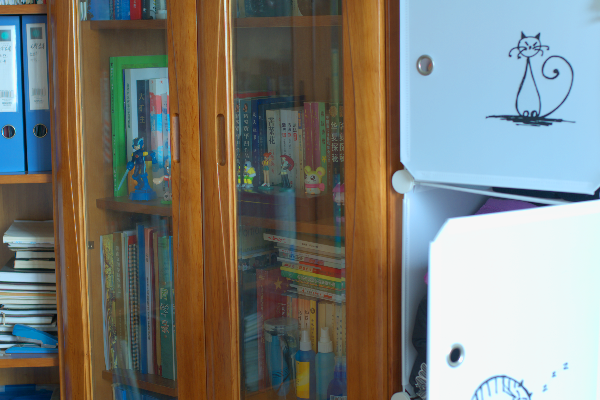
#> input picture 实验3 图像低光增强/SSR/high/1.png, 600 x 400 px, found by its file name
$ python eval.py
#> lines starting #> are read from the running program, lines starting #| are printed output that depends on the picture; long printed decimals are rounded
import cv2
import numpy as np
from skimage.metrics import structural_similarity as ssim

# 计算 PSNR
def calculate_psnr(original, enhanced):
    mse = np.mean((original - enhanced) ** 2)  # 均方误差
    if mse == 0:
        return 100  # 没有差异，PSNR为100
    max_pixel = 255.0
    psnr = 10 * np.log10((max_pixel ** 2) / mse)  # PSNR 公式
    return psnr

# 计算 SSIM
def calculate_ssim(original, enhanced):
    # 使用 scikit-image 库中的 ssim 函数
    ssim_index, _ = ssim(original, enhanced, full=True)
    return ssim_index

if __name__ == "__main__":
    original_img = cv2.imread('./SSR/high/1.png')  # 读取原始图像
#> original_img is the input picture: shape (400, 600, 3); mean B, G, R 119.7, 126.5, 125.2
    enhanced_img = cv2.imread('./SSR/enhanced/1.png')  # 读取增强后的图像
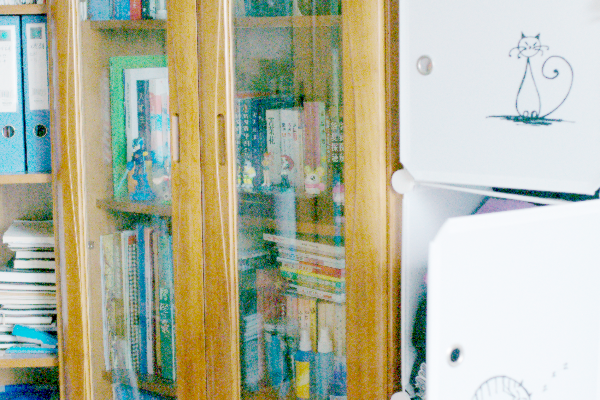
#> input picture 实验3 图像低光增强/SSR/enhanced/1.png, 600 x 400 px, found by its file name
#> enhanced_img is the input picture: shape (400, 600, 3); mean B, G, R 159.6, 181.8, 178.4

    # 转换为灰度图像（PSNR 和 SSIM 通常在灰度图像上计算）
    original_gray = cv2.cvtColor(original_img, cv2.COLOR_BGR2GRAY)
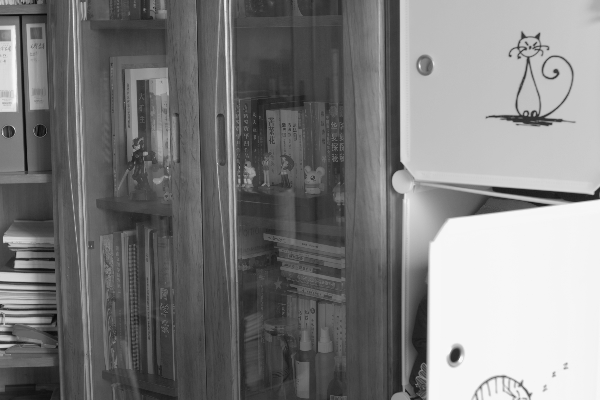
#> original_gray: shape (400, 600); min 8, max 247, mean 125.4
    enhanced_gray = cv2.cvtColor(enhanced_img, cv2.COLOR_BGR2GRAY)
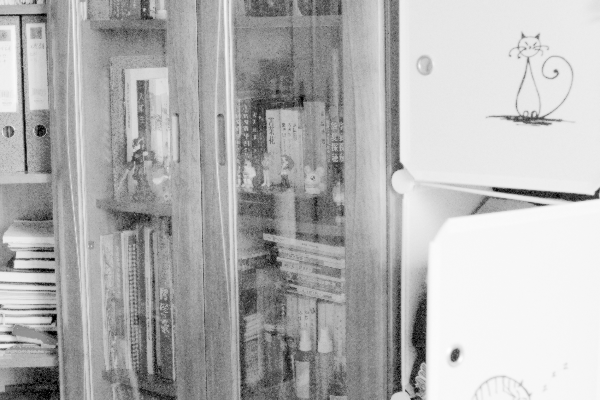
#> enhanced_gray: shape (400, 600); min 0, max 255, mean 178.2

    # 计算 PSNR 和 SSIM
    psnr_value = calculate_psnr(original_gray, enhanced_gray)
#> in calculate_psnr, `mse = np.mean((original - enhanced) ** 2)`: mse = 102.6
#> in calculate_psnr, `psnr = 10 * np.log10((max_pixel ** 2) / mse)`: psnr = 28.02
#> psnr_value = 28.02
    ssim_value = calculate_ssim(original_gray, enhanced_gray)
#> in calculate_ssim, `ssim_index, _ = ssim(original, enhanced, full=True)`: ssim_index = 0.724
#> ssim_value = 0.724

    print(f"PSNR: {psnr_value} dB")
#| PSNR: 28.018 dB
    print(f"SSIM: {ssim_value}")
#| SSIM: 0.7235
